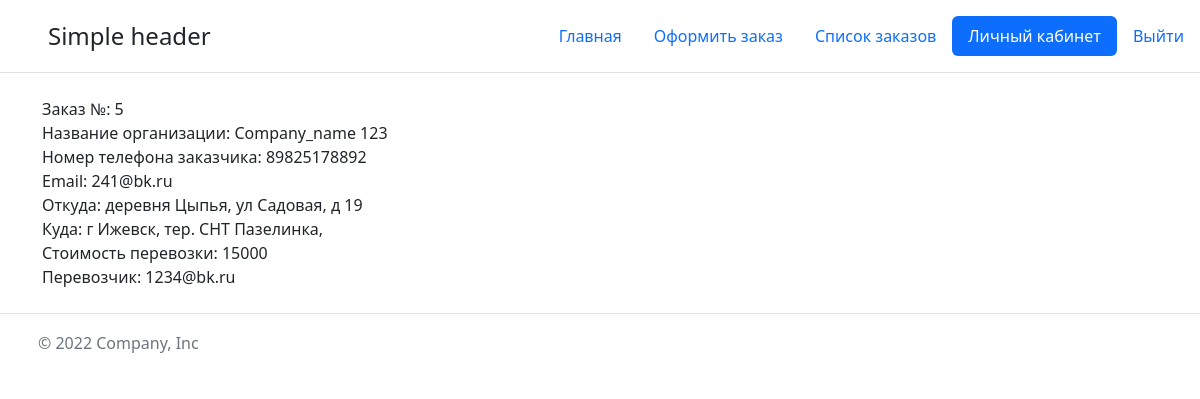
Page /account/order/5 (signed in) on the committed database.
### main/models.py (models this page shows, shortened)
class Order_wait_list(models.Model):
    order = models.ForeignKey(Order, on_delete=models.CASCADE, verbose_name='Заказ', related_name='order_in_w_list')
    carrier = models.ForeignKey(User, on_delete=models.CASCADE, verbose_name='Доставщик', related_name='carrier_order')
    carrier_price = models.DecimalField(verbose_name='Стоимость', max_digits=19, decimal_places=0)
    data_add_to_wait_list = models.DateTimeField(verbose_name='Дата создания заявки', auto_now_add=True)
    is_selected = models.BooleanField(default=False, verbose_name='Выбрана заказчиком')
    def __str__(self):
        return f'{self.carrier}'

class Order(models.Model):
    company = models.ForeignKey(User, on_delete=models.PROTECT, related_name='order_author')
    company_name = models.CharField(max_length=100)
    address_city = models.CharField(max_length=50)
    address_street = models.CharField(max_length=100, blank=True, null=True)
    full_address = models.CharField(max_length=150)
    address_city_to = models.CharField(max_length=50)
    address_street_to = models.CharField(max_length=100, blank=True, null=True)
    full_address_to = models.CharField(max_length=150)
    price = models.DecimalField(verbose_name='Стоимость', max_digits=19, decimal_places=0, blank=True, null=True)
    carrier = models.ForeignKey('Order_wait_list', on_delete=models.SET_NULL, related_name='order_carrier',
                                   blank=True, null=True,)
    is_complete = models.BooleanField(default=False, blank=True, null=True)
    is_payments = models.BooleanField(default=False, blank=True, null=True)
    data = models.DateTimeField(auto_now_add=True, blank=True, null=True)
    data_update = models.DateTimeField(auto_now=True, blank=True, null=True)
    is_hidden = models.BooleanField(default=False, verbose_name='Скрыт от пользователя (думает что удален!)')

class User(AbstractBaseUser, PermissionsMixin):
    company_name = models.CharField(max_length=255, unique=True, verbose_name='Названием организации')
    email = models.EmailField(null=False, unique=True, verbose_name='Email')
    phone = models.CharField(max_length=32, null=True, blank=True, verbose_name='Телефоном')
    inn = models.CharField(max_length=12, null=False, unique=True, verbose_name='ИНН организации')
    data_registration = models.DateTimeField(auto_now_add=True, verbose_name='Дата регистрации')
    is_carrier = models.BooleanField(default=False, verbose_name='Перевозчик')
    is_active = models.BooleanField(default=True, verbose_name='Активен')
    is_staff = models.BooleanField(default=False, verbose_name='Сотрудник')
    is_superuser = models.BooleanField(default=False, verbose_name='Суперпользователь')
    is_verified = models.BooleanField(default=False, verbose_name='Верифицирован')
    email_verified = models.BooleanField(default=False, verbose_name='Верификация email')
    object = UserManager()
    USERNAME_FIELD = 'email'
    REQUIRED_FIELDS = []
    class Meta:
        verbose_name = 'Пользователь'
        verbose_name_plural = 'Пользователи'

### main/views.py (the view)
# urls.py: path('account/order/<order_id>', views.order_detail, name='order_detail'),
def order_detail(request, order_id):
    paginate_by = 2
    query = Order_wait_list.objects.all().select_related('order').select_related('carrier').order_by(
        'carrier_price').filter(order=order_id)
    paginator = Paginator(query, paginate_by)
    page_number = request.GET.get('page')
    page_obj = paginator.get_page(page_number)
    page_paginator = page_obj.has_other_pages()
    f = Order.objects.all().filter(pk=order_id)
    if request.method == 'POST':
        f.update(carrier=request.POST['carrier'], price=request.POST['price'])
        query.filter(pk=request.POST['carrier']).update(is_selected=True)
        query = Order_wait_list.objects.all().filter(order=order_id).exclude(is_selected=True)
        query.delete()
        return redirect('y_o_l')
    return render(request, 'main/order_detail.html', {
        'title': f'заказ №{order_id}', 'active_account': 'active', 'page_paginator': page_paginator,
        'page_obj': page_obj, 'f': f,
    })

### main/templates/main/order_detail.html (shortened to what this page needs)
{% extends 'main/base.html' %}
{% block content %}
{%for item in page_obj%}
<div class="container">
    <div class="wrapper">
        <ul>
            <li><p>Заказ №: {{item.order.id}}</p></li>
            <li><p>Название организации: {{item.order.company_name}}</p></li>
            <li><p>Номер телефона заказчика: {{item.order.company.phone}}</p></li>
            <li><p>Email: {{item.order.company.email}}</p></li>
            <li><p>Откуда: {{item.order.full_address}}</p></li>
            <li><p>Куда: {{item.order.full_address_to}}</p></li>
            <li><p>Стоимость перевозки: {{item.order.price}}</p></li>
            {% if item.order.carrier != None %}
            <li><p>Перевозчик: {{item.order.carrier}}</p></li>
            {% endif %}
        </ul>
    </div>
</div>
{% endfor %}
{% endblock %}

### main/static/main/css/styles.css (style rules this page uses)
* { box-sizing: border-box; }
p { margin: 0; }
ul, li { display: block; padding: 0; margin: 0; }
.container { width: 1170px; margin: 0 auto; }

### rows in the picture
Order_wait_list: order.id "5", order.company_name "Company_name 123", order.company.phone "89825178892", order.company.email "241@bk.ru", order.full_address "деревня Цыпья, ул Садовая, д 19", order.full_address_to "г Ижевск, тер. СНТ Пазелинка,", order.price "15000", order.carrier "1234@bk.ru"
